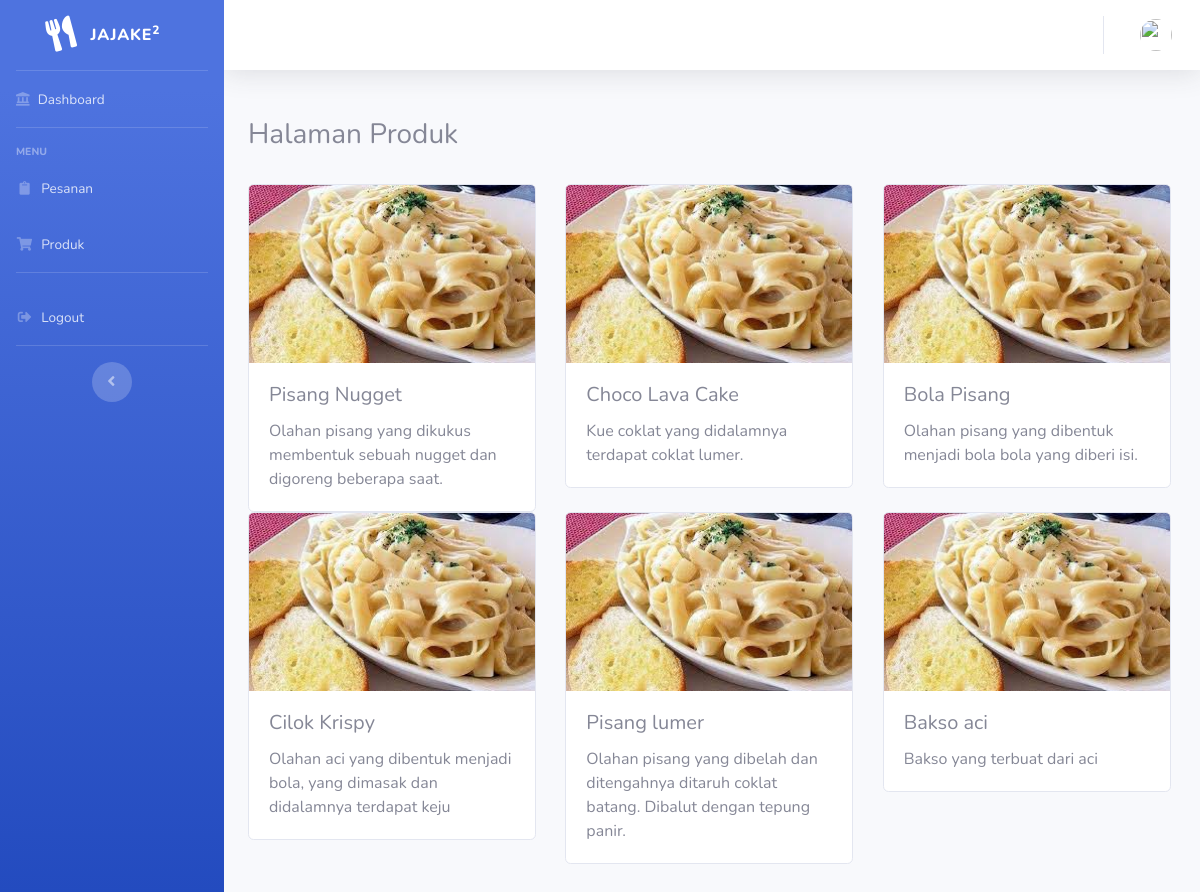
Screenshot of /index.php/admin with the database file from the repository.
### tables this page shows
CREATE TABLE `jualan` (
  `id` int(3) NOT NULL,
  `nama` varchar(20) NOT NULL,
  `harga` int(7) NOT NULL,
  `gambar` varchar(10) NOT NULL,
  `deskripsi` varchar(255) NOT NULL
);

### application/controllers/Admin.php (called while the page is built, shortened)
<?php
class Admin extends CI_Controller
{
    public function __construct()
    {
        $this->load->model('Admin_model');
        $this->load->helper(array('form', 'url'));
    }
    public function index()
    {
        $data['judul'] = 'Halaman Admin';
        $data['jualan'] = $this->Admin_model->getAllJualan();
        $data['user'] = $this->db->get_where('user', ['email' => $this->session->userdata('email')])->row_array();
        $this->load->view('templates/header', $data);
        $this->load->view('templates/sidebar');
        $this->load->view('templates/topbar', $data);
        $this->load->view('admin/index', $data);
        $this->load->view('templates/footer');
    }
}

### index.php (called while the page is built, shortened)
<?php
require_once BASEPATH.'core/CodeIgniter.php';

### application/models/Admin_model.php (called while the page is built, shortened)
<?php
class Admin_model extends CI_model
{
    public function getAllJualan()
    {
        return $this->db->get('jualan')->result_array();
    }
}

### application/views/admin/index.php (the view)
<div class="container pb-5">
    <br>
    <h3>Halaman Produk</h3>
    <br>
    <div class="row">
        <?php foreach ($jualan as $j) : ?>
            <div class="col-sm-4">
                <div class="card" style="width: 18rem;">
                    <img src="<?= base_url('assets/img/'); ?>fet.jpg" class="card-img-top" alt="...">
                    <div class="card-body">
                        <h5 class="card-title"><?= $j['nama']; ?></h5>
                        <p class="card-text"><?= $j['deskripsi']; ?></p>
                    </div>
                </div>
            </div>
            <br>
        <?php endforeach; ?>
    </div>
</div>

### application/views/templates/header.php (shortened to what this page needs)
<!DOCTYPE html>
<html lang="en">
<head>
    <link href="<?= base_url('assets/'); ?>vendor/fontawesome-free/css/all.min.css" rel="stylesheet" type="text/css">
    <link rel="stylesheet" type="text/css" href="<?php echo base_url().'assets/css/bootstrap.css'?>">
    <link href="<?= base_url('assets/'); ?>css/sb-admin-2.min.css" rel="stylesheet">
</head>
<body id="page-top">
    <div id="wrapper">

### application/views/templates/sidebar.php
<ul class="navbar-nav bg-gradient-primary sidebar sidebar-dark accordion" id="accordionSidebar">
    <a class="sidebar-brand d-flex align-items-center justify-content-center" href="index.html">
        <div class="sidebar-brand-icon rotate-n-15">
            <i class="fas fa-utensils"></i>
        </div>
        <div class="sidebar-brand-text mx-3">JAJAKE<sup>2</sup></div>
    </a>
    <hr class="sidebar-divider my-0">
    <li class="nav-item">
        <a class="nav-link" href="<?= base_url('admin'); ?>">
            <i class="fas fa-landmark"></i>
            <span>Dashboard</span></a>
    </li>
    <hr class="sidebar-divider">
    <div class="sidebar-heading">
        Menu
    </div>
    <li class="nav-item">
        <a href="<?= base_url('admin/order') ?>" class="nav-link">
            <i class="fas fa-fw fa-clipboard"></i>
            <span>Pesanan</span>
        </a>
    </li>
    <li class="nav-item">
        <a href="<?= base_url('admin/produk') ?>" class="nav-link">
            <i class="fas fa-fw fa-shopping-cart"></i>
            <span>Produk</span>
        </a>
    </li>
    <hr class="sidebar-divider">
    <li class="nav-item">
        <a class="nav-link" href="<?= base_url('home'); ?>">
            <i class="fas fa-fw fa-sign-out-alt"></i>
            <span>Logout</span></a>
    </li>
    <hr class="sidebar-divider d-none d-md-block">
    <div class="text-center d-none d-md-inline">
        <button class="rounded-circle border-0" id="sidebarToggle"></button>
    </div>
</ul>

### application/views/templates/topbar.php (shortened to what this page needs)
<div id="content-wrapper" class="d-flex flex-column">
    <div id="content">
        <nav class="navbar navbar-expand navbar-light bg-white topbar mb-4 static-top shadow">
            <ul class="navbar-nav ml-auto">
                <li class="nav-item dropdown no-arrow">
                    <a class="nav-link dropdown-toggle" href="#" id="userDropdown" role="button" data-toggle="dropdown" aria-haspopup="true" aria-expanded="false">
                        <img class="img-profile rounded-circle" src="<?= base_url('assets/img/profile/') . $user['image']; ?>">
                    </a>
                </li>
            </ul>
        </nav>

### application/views/templates/footer.php (shortened to what this page needs)
</body>
</html>

### rows the page displays
jualan: nama "Pisang Nugget", deskripsi "Olahan pisang yang dikukus membentuk sebuah nugget dan digoreng beberapa saat."
jualan: nama "Choco Lava Cake", deskripsi "Kue coklat yang didalamnya terdapat coklat lumer."
jualan: nama "Bola Pisang", deskripsi "Olahan pisang yang dibentuk menjadi bola bola yang diberi isi."
jualan: nama "Cilok Krispy", deskripsi "Olahan aci yang dibentuk menjadi bola, yang dimasak dan didalamnya terdapat keju"
jualan: nama "Pisang lumer", deskripsi "Olahan pisang yang dibelah dan ditengahnya ditaruh coklat batang. Dibalut dengan tepung panir."
jualan: nama "Bakso aci", deskripsi "Bakso yang terbuat dari aci"
